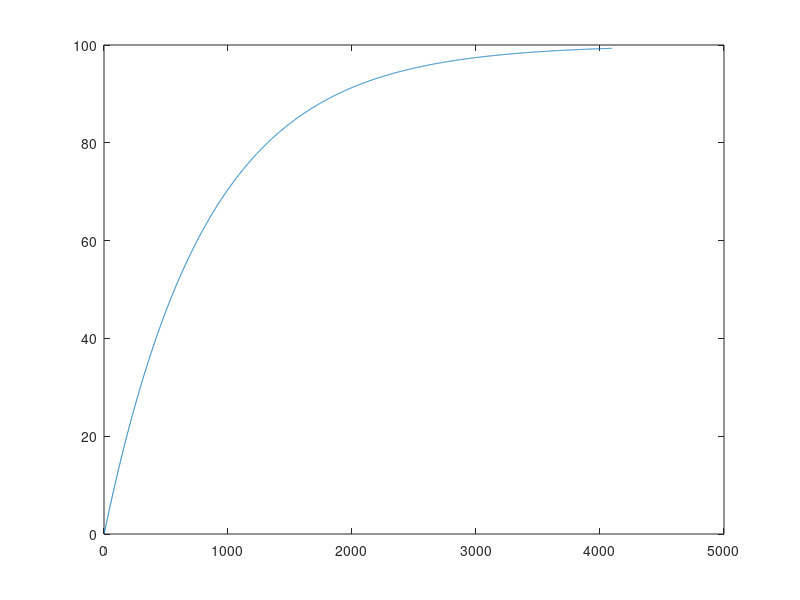

Write MATLAB code to recreate this figure.
FFT_POINTS = 4096;

t = linspace(0,1,FFT_POINTS);
f = 5;
y = 100 - 100*exp(-f*t);
plot(y);
Input_fileID = fopen('input_FFT.txt','w');
fprintf(Input_fileID, '%5.6f 0 \n', y);
fclose(Input_fileID);
plot(y)